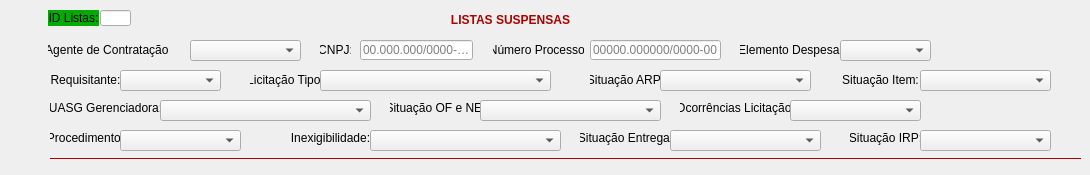
     <widget class="QWidget" name="aba_listas_suspensas">
      <attribute name="title">
       <string>Listas Suspensas</string>
      </attribute>
      <widget class="QLabel" name="label_listas_suspensas">
       <property name="geometry">
        <rect>
         <x>450</x>
         <y>10</y>
         <width>121</width>
         <height>20</height>
        </rect>
       </property>
       <property name="font">
        <font>
         <weight>75</weight>
         <bold>true</bold>
        </font>
       </property>
       <property name="styleSheet">
        <string notr="true">color: rgb(170, 0, 0);</string>
       </property>
       <property name="text">
        <string>LISTAS SUSPENSAS</string>
       </property>
       <property name="alignment">
        <set>Qt::AlignCenter</set>
       </property>
      </widget>
      <widget class="QLabel" name="label_nome_agente_contratacao">
       <property name="geometry">
        <rect>
         <x>48</x>
         <y>40</y>
         <width>121</width>
         <height>20</height>
        </rect>
       </property>
       <property name="text">
        <string>Agente de Contratação:</string>
       </property>
       <property name="alignment">
        <set>Qt::AlignCenter</set>
       </property>
      </widget>
      <widget class="QLabel" name="label_elemento_despesa">
       <property name="geometry">
        <rect>
         <x>740</x>
         <y>40</y>
         <width>101</width>
         <height>20</height>
        </rect>
       </property>
       <property name="text">
        <string>Elemento Despesa:</string>
       </property>
       <property name="alignment">
        <set>Qt::AlignCenter</set>
       </property>
      </widget>
      <widget class="QLabel" name="label_requisitante">
       <property name="geometry">
        <rect>
         <x>50</x>
         <y>70</y>
         <width>71</width>
         <height>20</height>
        </rect>
       </property>
       <property name="text">
        <string>Requisitante:</string>
       </property>
       <property name="alignment">
        <set>Qt::AlignCenter</set>
       </property>
      </widget>
      <widget class="QComboBox" name="comboBox_licitacao_tipo">
       <property name="geometry">
        <rect>
         <x>320</x>
         <y>70</y>
         <width>231</width>
         <height>21</height>
        </rect>
       </property>
      </widget>
      <widget class="QLabel" name="label_situacao_item">
       <property name="geometry">
        <rect>
         <x>840</x>
         <y>70</y>
         <width>81</width>
         <height>20</height>
        </rect>
       </property>
       <property name="text">
        <string>Situação Item:</string>
       </property>
       <property name="alignment">
        <set>Qt::AlignCenter</set>
       </property>
      </widget>
      <widget class="QLabel" name="label_situacao_arp">
       <property name="geometry">
        <rect>
         <x>590</x>
         <y>70</y>
         <width>71</width>
         <height>20</height>
        </rect>
       </property>
       <property name="text">
        <string>Situação ARP:</string>
       </property>
       <property name="alignment">
        <set>Qt::AlignCenter</set>
       </property>
      </widget>
      <widget class="QComboBox" name="comboBox_situacao_arp">
       <property name="geometry">
        <rect>
         <x>660</x>
         <y>70</y>
         <width>151</width>
         <height>21</height>
        </rect>
       </property>
      </widget>
      <widget class="QComboBox" name="comboBox_situacao_item">
       <property name="geometry">
        <rect>
         <x>920</x>
         <y>70</y>
         <width>131</width>
         <height>21</height>
        </rect>
       </property>
      </widget>
      <widget class="QLabel" name="label_uasg_gerenciadora">
       <property name="geometry">
        <rect>
         <x>50</x>
         <y>100</y>
         <width>111</width>
         <height>16</height>
        </rect>
       </property>
       <property name="text">
        <string>UASG Gerenciadora:</string>
       </property>
       <property name="alignment">
        <set>Qt::AlignCenter</set>
       </property>
      </widget>
      <widget class="QLabel" name="label_situacao_OF_e_NE">
       <property name="geometry">
        <rect>
         <x>390</x>
         <y>100</y>
         <width>91</width>
         <height>16</height>
        </rect>
       </property>
       <property name="text">
        <string>Situação OF e NE:</string>
       </property>
       <property name="alignment">
        <set>Qt::AlignCenter</set>
       </property>
      </widget>
      <widget class="QLabel" name="label_ocorrencias_licitacao">
       <property name="geometry">
        <rect>
         <x>680</x>
         <y>100</y>
         <width>111</width>
         <height>16</height>
        </rect>
       </property>
       <property name="text">
        <string>Ocorrências Licitação:</string>
       </property>
       <property name="alignment">
        <set>Qt::AlignCenter</set>
       </property>
      </widget>
      <widget class="QLabel" name="label_procedimento">
       <property name="geometry">
        <rect>
         <x>50</x>
         <y>130</y>
         <width>71</width>
         <height>16</height>
        </rect>
       </property>
       <property name="text">
        <string>Procedimento:</string>
       </property>
       <property name="alignment">
        <set>Qt::AlignCenter</set>
       </property>
      </widget>
      <widget class="QLabel" name="label_inexigibilidade">
       <property name="geometry">
        <rect>
         <x>290</x>
         <y>130</y>
         <width>81</width>
         <height>16</height>
        </rect>
       </property>
       <property name="text">
        <string>Inexigibilidade:</string>
       </property>
       <property name="alignment">
        <set>Qt::AlignCenter</set>
       </property>
      </widget>
      <widget class="QLabel" name="label_licitacao_tipo">
       <property name="geometry">
        <rect>
         <x>250</x>
         <y>70</y>
         <width>71</width>
         <height>20</height>
        </rect>
       </property>
       <property name="text">
        <string>Licitação Tipo:</string>
       </property>
       <property name="alignment">
        <set>Qt::AlignCenter</set>
       </property>
      </widget>
      <widget class="QLabel" name="label_id_listas">
       <property name="geometry">
        <rect>
         <x>48</x>
         <y>10</y>
         <width>51</width>
         <height>16</height>
        </rect>
       </property>
       <property name="styleSheet">
        <string notr="true">background-color: rgb(0, 170, 0);</string>
       </property>
       <property name="text">
        <string>ID Listas:</string>
       </property>
       <property name="alignment">
        <set>Qt::AlignCenter</set>
       </property>
      </widget>
      <widget class="QLineEdit" name="lineEdit_id_listas">
       <property name="geometry">
        <rect>
         <x>100</x>
         <y>10</y>
         <width>31</width>
         <height>16</height>
        </rect>
       </property>
       <property name="styleSheet">
        <string notr="true"/>
       </property>
       <property name="readOnly">
        <bool>true</bool>
       </property>
      </widget>
      <widget class="QComboBox" name="comboBox_nome_agente_contratacao">
       <property name="geometry">
        <rect>
         <x>190</x>
         <y>40</y>
         <width>111</width>
         <height>21</height>
        </rect>
       </property>
      </widget>
      <widget class="QComboBox" name="comboBox_elemento_despesa">
       <property name="geometry">
        <rect>
         <x>840</x>
         <y>40</y>
         <width>91</width>
         <height>21</height>
        </rect>
       </property>
      </widget>
      <widget class="QComboBox" name="comboBox_requisitante">
       <property name="geometry">
        <rect>
         <x>120</x>
         <y>70</y>
         <width>101</width>
         <height>21</height>
        </rect>
       </property>
      </widget>
      <widget class="QComboBox" name="comboBox_uasg_gerenciadora">
       <property name="geometry">
        <rect>
         <x>160</x>
         <y>100</y>
         <width>211</width>
         <height>21</height>
        </rect>
       </property>
      </widget>
      <widget class="QComboBox" name="comboBox_situacao_OF_e_NE">
       <property name="geometry">
        <rect>
         <x>480</x>
         <y>100</y>
         <width>181</width>
         <height>21</height>
        </rect>
       </property>
      </widget>
      <widget class="QComboBox" name="comboBox_ocorrencias_licitacao">
       <property name="geometry">
        <rect>
         <x>790</x>
         <y>100</y>
         <width>131</width>
         <height>21</height>
        </rect>
       </property>
      </widget>
      <widget class="QComboBox" name="comboBox_procedimento">
       <property name="geometry">
        <rect>
         <x>120</x>
         <y>130</y>
         <width>121</width>
         <height>21</height>
        </rect>
       </property>
      </widget>
      <widget class="QComboBox" name="comboBox_inexigibilidade">
       <property name="geometry">
        <rect>
         <x>370</x>
         <y>130</y>
         <width>191</width>
         <height>21</height>
        </rect>
       </property>
      </widget>
      <widget class="QLabel" name="label_situacao_entrega">
       <property name="geometry">
        <rect>
         <x>580</x>
         <y>130</y>
         <width>91</width>
         <height>16</height>
        </rect>
       </property>
       <property name="text">
        <string>Situação Entrega:</string>
       </property>
       <property name="alignment">
        <set>Qt::AlignCenter</set>
       </property>
      </widget>
      <widget class="QComboBox" name="comboBox_situacao_entrega">
       <property name="geometry">
        <rect>
         <x>670</x>
         <y>130</y>
         <width>151</width>
         <height>21</height>
        </rect>
       </property>
      </widget>
      <widget class="QLabel" name="label_situacao_irp">
       <property name="geometry">
        <rect>
         <x>850</x>
         <y>130</y>
         <width>71</width>
         <height>16</height>
        </rect>
       </property>
       <property name="text">
        <string>Situação IRP:</string>
       </property>
       <property name="alignment">
        <set>Qt::AlignCenter</set>
       </property>
      </widget>
      <widget class="QComboBox" name="comboBox_situacao_irp">
       <property name="geometry">
        <rect>
         <x>920</x>
         <y>130</y>
         <width>131</width>
         <height>21</height>
        </rect>
       </property>
      </widget>
      <widget class="QFrame" name="frame_2">
       <property name="geometry">
        <rect>
         <x>50</x>
         <y>150</y>
         <width>1031</width>
         <height>16</height>
        </rect>
       </property>
       <property name="sizePolicy">
        <sizepolicy hsizetype="Expanding" vsizetype="Fixed">
         <horstretch>0</horstretch>
         <verstretch>0</verstretch>
        </sizepolicy>
       </property>
       <property name="styleSheet">
        <string notr="true">color: rgb(170, 0, 0);</string>
       </property>
       <property name="frameShape">
        <enum>QFrame::HLine</enum>
       </property>
       <property name="frameShadow">
        <enum>QFrame::Plain</enum>
       </property>
      </widget>
      <widget class="QLineEdit" name="lineEdit_cnpj_listas">
       <property name="geometry">
        <rect>
         <x>360</x>
         <y>40</y>
         <width>113</width>
         <height>20</height>
        </rect>
       </property>
       <property name="placeholderText">
        <string>00.000.000/0000-00</string>
       </property>
      </widget>
      <widget class="QLabel" name="label_numero_processo_listas">
       <property name="geometry">
        <rect>
         <x>493</x>
         <y>40</y>
         <width>91</width>
         <height>20</height>
        </rect>
       </property>
       <property name="text">
        <string>Número Processo:</string>
       </property>
       <property name="alignment">
        <set>Qt::AlignCenter</set>
       </property>
      </widget>
      <widget class="QLineEdit" name="lineEdit_numero_processo_listas">
       <property name="geometry">
        <rect>
         <x>590</x>
         <y>40</y>
         <width>131</width>
         <height>20</height>
        </rect>
       </property>
       <property name="placeholderText">
        <string>00000.000000/0000-00</string>
       </property>
      </widget>
      <widget class="QLabel" name="label_cnpj_listas">
       <property name="geometry">
        <rect>
         <x>320</x>
         <y>40</y>
         <width>31</width>
         <height>20</height>
        </rect>
       </property>
       <property name="text">
        <string>CNPJ:</string>
       </property>
       <property name="alignment">
        <set>Qt::AlignCenter</set>
       </property>
      </widget>
     </widget>
